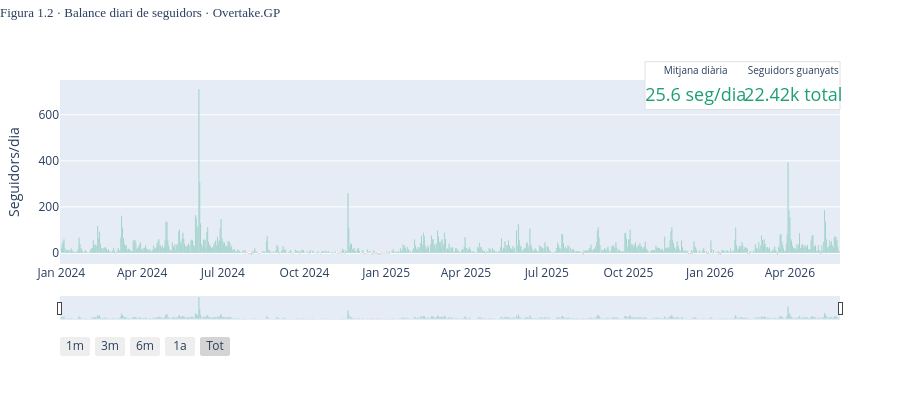

Notebook source saved alongside this figure:
### Code cell
# ── Figura 1.2 · Balance diari de seguidors ──────────────────────────────────
# Nous seguidors guanyats cada dia
# Font: InstaTrack · gen 2024 → juny 2026

seg_guanyats = hist['daily_gain'].sum()
seg_dia_mitjana = hist['daily_gain'].mean()

fig2 = go.Figure()

fig2.add_trace(go.Bar(
    x=hist['date'],
    y=hist['daily_gain'],
    name='Seguidors/dia',
    marker_color=[
        '#1D9E75' if v >= 0 else '#E24B4A'
        for v in hist['daily_gain']
    ],
    hovertemplate='<b>%{x|%d %b %Y}</b><br>Seguidors: %{y:+.0f}<extra></extra>'
))

# KPI
fig2.add_trace(go.Indicator(
    mode="number",
    value=round(seg_dia_mitjana, 1),
    number=dict(suffix=" seg/dia", font=dict(size=18, color="#1D9E75")),
    title=dict(text="Mitjana diària", font=dict(size=10)),
    domain=dict(x=[0.75, 0.88], y=[0.85, 1.0])
))

fig2.add_trace(go.Indicator(
    mode="number",
    value=int(seg_guanyats),
    number=dict(suffix=" total", font=dict(size=18, color="#1D9E75")),
    title=dict(text="Seguidors guanyats", font=dict(size=10)),
    domain=dict(x=[0.88, 1.0], y=[0.85, 1.0])  # ← 1.01 → 1.0
))

fig2.update_layout(
    title=dict(
        text='Figura 1.2 · Balance diari de seguidors · Overtake.GP',
        font=dict(size=13, family='Arial Black'),
        y=0.98, x=0.0, xanchor='left'
    ),
    xaxis=dict(
        rangeslider=dict(visible=True, thickness=0.1),
        rangeselector=dict(
            y=-0.15, x=0.0,
            buttons=[
                dict(count=1,  label='1m', step='month', stepmode='backward'),
                dict(count=3,  label='3m', step='month', stepmode='backward'),
                dict(count=6,  label='6m', step='month', stepmode='backward'),
                dict(count=1,  label='1a', step='year',  stepmode='backward'),
                dict(step='all', label='Tot')
            ]
        )
    ),
    yaxis=dict(title='Seguidors/dia'),
    hovermode='x unified',
    height=400,
    margin=dict(t=80, b=80, l=60, r=60),
    shapes=[dict(
        type='rect', xref='paper', yref='paper',
        x0=0.75, y0=0.84, x1=1.0, y1=1.1,
        fillcolor='white',
        line=dict(color='#e0e0e0', width=1),
        layer='below'
    )],
    showlegend=False
)

fig2.show()

### Figure 1 — Plotly figure (JSON) as saved in the notebook; plotly's stock layout.template omitted (floating-point values rounded to 4 significant figures; data arrays with more than 128 entries replaced by an {"elided": "..."} marker saying what was removed)
{"data": [{"hovertemplate": "<b>%{x|%d %b %Y}</b><br>Seguidors: %{y:+.0f}<extra></extra>", "marker": {"color": {"elided": "878 str values"}}, "name": "Seguidors/dia", "type": "bar", "x": {"elided": "878 str values"}, "y": {"elided": "878 float values"}}, {"domain": {"x": [0.75, 0.88], "y": [0.85, 1]}, "mode": "number", "number": {"font": {"color": "#1D9E75", "size": 18}, "suffix": " seg/dia"}, "title": {"font": {"size": 10}, "text": "Mitjana diària"}, "type": "indicator", "value": 25.6}, {"domain": {"x": [0.88, 1], "y": [0.85, 1]}, "mode": "number", "number": {"font": {"color": "#1D9E75", "size": 18}, "suffix": " total"}, "title": {"font": {"size": 10}, "text": "Seguidors guanyats"}, "type": "indicator", "value": 22416}], "layout": {"height": 400, "hovermode": "x unified", "margin": {"b": 80, "l": 60, "r": 60, "t": 80}, "shapes": [{"fillcolor": "white", "layer": "below", "line": {"color": "#e0e0e0", "width": 1}, "type": "rect", "x0": 0.75, "x1": 1, "xref": "paper", "y0": 0.84, "y1": 1.1, "yref": "paper"}], "showlegend": false, "title": {"font": {"family": "Arial Black", "size": 13}, "text": "Figura 1.2 · Balance diari de seguidors · Overtake.GP", "x": 0, "xanchor": "left", "y": 0.98}, "xaxis": {"rangeselector": {"buttons": [{"count": 1, "label": "1m", "step": "month", "stepmode": "backward"}, {"count": 3, "label": "3m", "step": "month", "stepmode": "backward"}, {"count": 6, "label": "6m", "step": "month", "stepmode": "backward"}, {"count": 1, "label": "1a", "step": "year", "stepmode": "backward"}, {"label": "Tot", "step": "all"}], "x": 0, "y": -0.15}, "rangeslider": {"thickness": 0.1, "visible": true}}, "yaxis": {"title": {"text": "Seguidors/dia"}}}}
